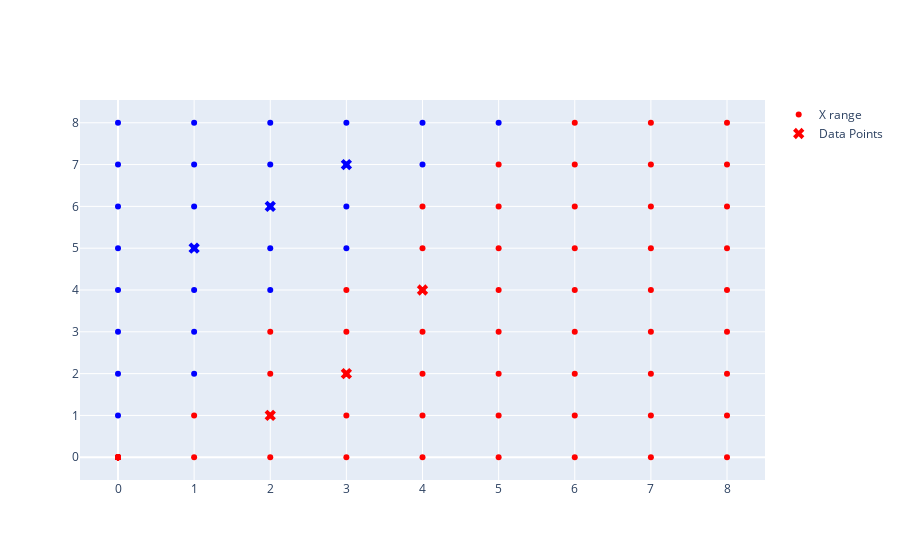

Notebook cell for this chart:
### Code cell
max_range = 10 
x1 = np.zeros(max_range * 10)
x2 = np.zeros(max_range * 10)

count = 0
for i in range(max_range - 1):
    for j in range(max_range - 1):
        x1[count] = i
        x2[count] = j
        count += 1

z = np.dot(np.array([x1, x2]).T, w) + b
h = 1 / (1 + np.exp(-z))
p = [1 if i > 0.5 else 0 for i in h]

# Create the figure
fig = go.Figure()

# Add scatter plot
fig.add_trace(go.Scatter(
    x=x1,
    y=x2,
    mode='markers',
    name='X range',
    marker=dict(color=p ,colorscale=['blue', 'red'])  # Configure marker colors
))

marker_symbols = df['y'].map({1: 'x', 0: 'x'})  # or any other symbol you prefer
marker_colors = df['y'].map({1: 'red', 0: 'blue'})
# Add scatter plot
fig.add_trace(go.Scatter(
    x=df['x1'],
    y=df['x2'],
    mode='markers',
    name='Data Points',
    marker=dict(symbol=marker_symbols, color=marker_colors, size=10)
))

# Show the figure
fig.show()

### Figure 1 — Plotly figure (JSON) as saved in the notebook; plotly's stock layout.template omitted (floating-point values rounded to 4 significant figures)
{"data": [{"marker": {"color": [1, 0, 0, 0, 0, 0, 0, 0, 0, 1, 1, 0, 0, 0, 0, 0, 0, 0, 1, 1, 1, 1, 0, 0, 0, 0, 0, 1, 1, 1, 1, 1, 0, 0, 0, 0, 1, 1, 1, 1, 1, 1, 1, 0, 0, 1, 1, 1, 1, 1, 1, 1, 1, 0, 1, 1, 1, 1, 1, 1, 1, 1, 1, 1, 1, 1, 1, 1, 1, 1, 1, 1, 1, 1, 1, 1, 1, 1, 1, 1, 1, 1, 1, 1, 1, 1, 1, 1, 1, 1, 1, 1, 1, 1, 1, 1, 1, 1, 1, 1], "colorscale": [[0, "blue"], [1, "red"]]}, "mode": "markers", "name": "X range", "type": "scatter", "x": [0, 0, 0, 0, 0, 0, 0, 0, 0, 1, 1, 1, 1, 1, 1, 1, 1, 1, 2, 2, 2, 2, 2, 2, 2, 2, 2, 3, 3, 3, 3, 3, 3, 3, 3, 3, 4, 4, 4, 4, 4, 4, 4, 4, 4, 5, 5, 5, 5, 5, 5, 5, 5, 5, 6, 6, 6, 6, 6, 6, 6, 6, 6, 7, 7, 7, 7, 7, 7, 7, 7, 7, 8, 8, 8, 8, 8, 8, 8, 8, 8, 0, 0, 0, 0, 0, 0, 0, 0, 0, 0, 0, 0, 0, 0, 0, 0, 0, 0, 0], "y": [0, 1, 2, 3, 4, 5, 6, 7, 8, 0, 1, 2, 3, 4, 5, 6, 7, 8, 0, 1, 2, 3, 4, 5, 6, 7, 8, 0, 1, 2, 3, 4, 5, 6, 7, 8, 0, 1, 2, 3, 4, 5, 6, 7, 8, 0, 1, 2, 3, 4, 5, 6, 7, 8, 0, 1, 2, 3, 4, 5, 6, 7, 8, 0, 1, 2, 3, 4, 5, 6, 7, 8, 0, 1, 2, 3, 4, 5, 6, 7, 8, 0, 0, 0, 0, 0, 0, 0, 0, 0, 0, 0, 0, 0, 0, 0, 0, 0, 0, 0]}, {"marker": {"color": ["red", "red", "red", "blue", "blue", "blue"], "size": 10, "symbol": ["x", "x", "x", "x", "x", "x"]}, "mode": "markers", "name": "Data Points", "type": "scatter", "x": [2, 3, 4, 1, 2, 3], "y": [1, 2, 4, 5, 6, 7]}], "layout": {}}
